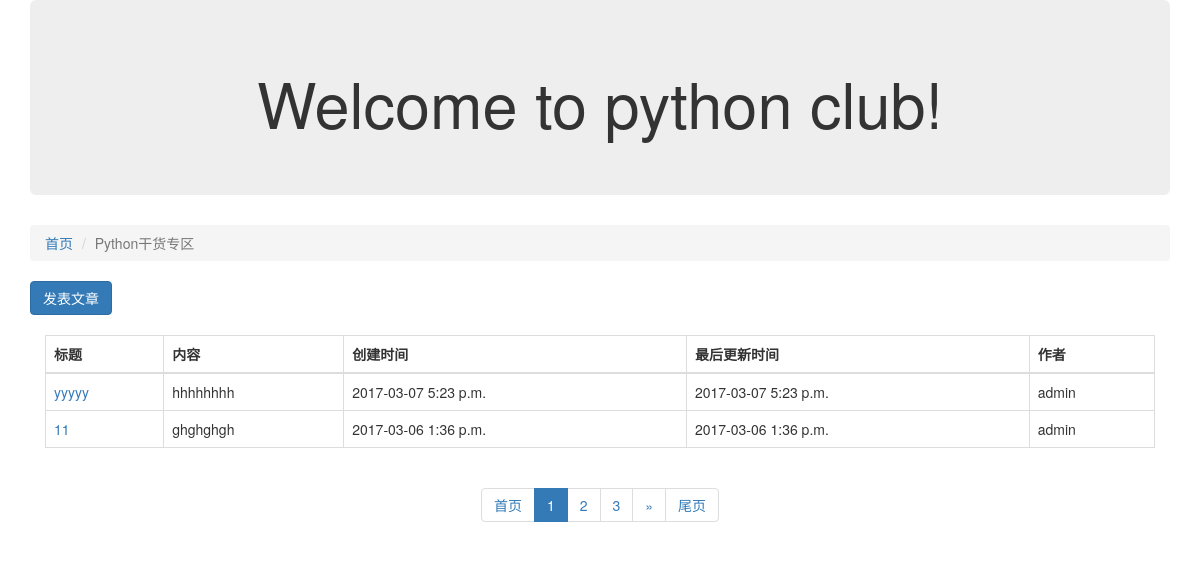
The page /article/list/2 on the database as committed earlier.
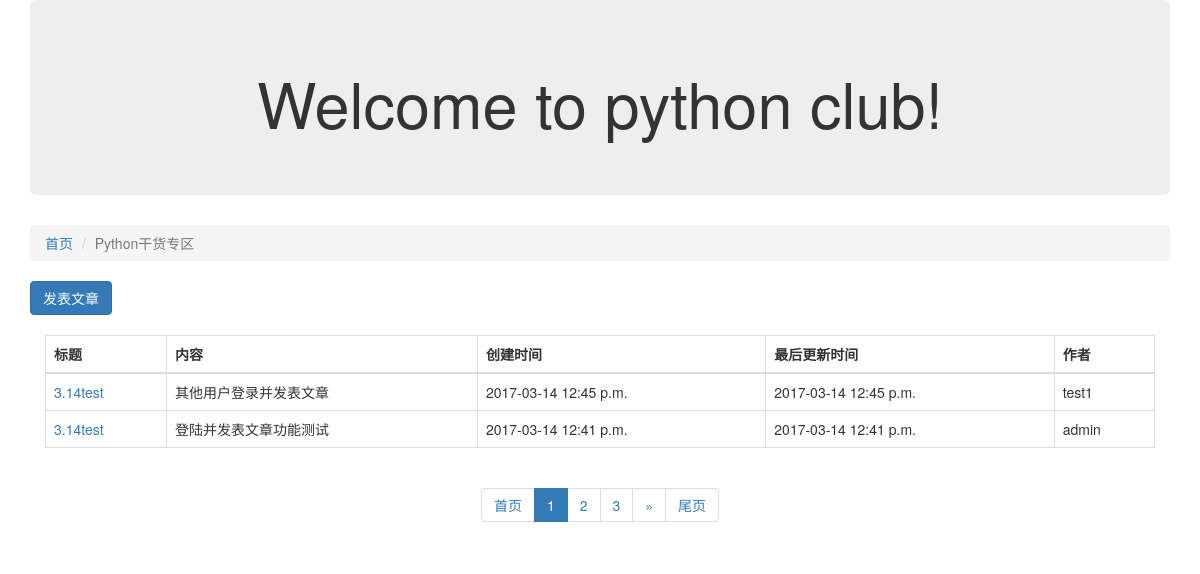
The same page on the database as committed later.
### article/models.py (models this page shows, shortened)
class Article(models.Model):
    owner = models.ForeignKey(User,verbose_name="作者")
    block = models.ForeignKey(Block, verbose_name="板块ID")
    article_title = models.CharField("文章名称",max_length=100)
    article_content = models.CharField("文章内容",max_length=10000)
    article_status = models.IntegerField("状态",choices=((0,"正常"),(-1,"删除")))
    create_timestamp = models.DateTimeField("创建时间",auto_now_add=True)
    last_update_timestamp = models.DateTimeField("最后更新时间",auto_now=True)
    class Meta:
        verbose_name = "文章"
        verbose_name_plural = "文章"

### article/views.py (the view)
# urls.py: url(r'^list/(?P<block_id>\d+)',article_list),
def article_list(request, block_id):
    block_id = int(block_id)
    block = Block.objects.get(id=block_id)
    all_articles = Article.objects.filter(block=block, article_status=0).order_by("-id")
    ARTICLE_CNT_1PAGE = 2
    p = Paginator(all_articles, ARTICLE_CNT_1PAGE)
    page_no = int(request.GET.get("page_no", "1"))
    page = p.page(page_no)
    articles_objs = page.object_list
    page_links = [i
                  for i in range(page_no - 2, page_no + 3) if i > 0 and i <= p.num_pages]
    return render(request, "article_list.html",
                  {"articles": articles_objs, "b": block, "page_no": page_no, "page": page,
                   "page_links": page_links, "p": p})

### article/templates/article_list.html (shortened to what this page needs)
{% extends "base.html" %}
{% block content %}
<div class="col-xs-12 col-md-12">
    <ol class="breadcrumb">
        <li><a href="/">首页</a></li>
        <li class="active">{{ b.block_name }}</li>
    </ol>
</div>
<div class="col-xs-12 col-md-12">
    <a href="/article/create/{{ b.id }}" class="btn btn-primary"> 发表文章 </a>
    <br/>
    <br/>
    <div class="col-xs-12 col-md-12">
        <table class="table table-bordered">
            <thead>
            <tr>
                <th>标题</th>
                <th>内容</th>
                <th>创建时间</th>
                <th>最后更新时间</th>
                <th>作者</th>
            </tr>
            </thead>
            <tbody>
            {% for article in articles %}
            <tr>
                <td><a href="/article/detail/{{ article.id }}">{{ article.article_title }}</a></td>
                <td>{{ article.article_content }}</td>
                <td>{{ article.create_timestamp|date:"Y-m-d P" }}</td>
                <td>{{ article.last_update_timestamp|date:"Y-m-d P" }}</td>
                <td>{{ article.owner }}</td>
            </tr>
            {% endfor %}
            </tbody>
        </table>
    </div>
</div>
<div class="col-xs-12 col-md-12">
    <center>
        <nav aria-label="Page navigation">
            <ul class="pagination">
                <li><a href="?page_no=1">首页</a></li>
                {% for current_no in page_links %}
                {% if current_no == page_no %}
                <li class="active"><a href="?page_no={{ current_no }}">{{ current_no }}</a></li>
                {% else %}
                <li><a href="?page_no={{ current_no }}">{{ current_no }}</a></li>
                {% endif %}
                {% endfor %}
                {% if page.has_next %}
                <li>
                    <a href="?page_no={{ page.next_page_number }}" aria-label="Next">
                        <span aria-hidden="true">&raquo;</span>
                    </a>
                </li>
                {% endif %}
                <li><a href="?page_no={{ p.num_pages }}">尾页</a></li>
            </ul>
        </nav>
    </center>
</div>
{% endblock %}

Rows that differ between the two databases and show on the page:
no longer on this page (row unchanged): Article: article_title "yyyyy", article_content "hhhhhhhh", create_timestamp "2017-03-07 5:23 p.m.", last_update_timestamp "2017-03-07 5:23 p.m.", owner "admin"
no longer on this page (row unchanged): Article: article_title "11", article_content "ghghghgh", create_timestamp "2017-03-06 1:36 p.m.", last_update_timestamp "2017-03-06 1:36 p.m.", owner "admin"
added Article: article_title "3.14test", article_content "其他用户登录并发表文章", create_timestamp "2017-03-14 12:45 p.m.", last_update_timestamp "2017-03-14 12:45 p.m.", owner "test1"
added Article: article_title "3.14test", article_content "登陆并发表文章功能测试", create_timestamp "2017-03-14 12:41 p.m.", last_update_timestamp "2017-03-14 12:41 p.m.", owner "admin"
